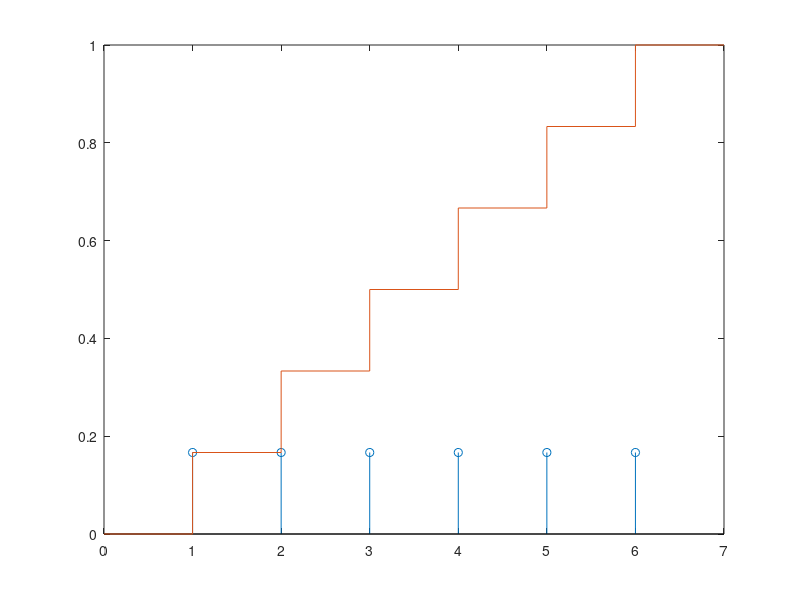

MATLAB code for this plot:
%1. Considere a variavel aleat ´ oria ´ X correspondente a face que fica para cima no lanc¸amento de 1 dado. `
%Usando os valores teoricos: ´
%(a) produza um grafico, em Matlab, que represente a func¸ ´ ao massa de probabilidade ˜
%1 de X;
xi = 1:6; %valores possíveis
pxi = 1/6 * ones(1,6); %vetor com 6 um sextos
stem(pxi); %função massa
hold on
%(b) num segundo grafico da mesma figura, desenhe o gr ´ afico da func¸ ´ ao de distribuic¸ ˜ ao acumulada (use ˜
%a func¸ao˜ stairs do Matlab).

xidist = [0, xi, 7]; %y do gráfico
pxidist = [0, pxi, 0]; %probabilidade de assumir cada valor do y
stairs(xidist, cumsum(pxidist)); %y=0:7 e x=[0, 0+1/6, 0+1/6+1/6, 0+1/6+1/6+1/6, ... 0+n/6+0]
hold off